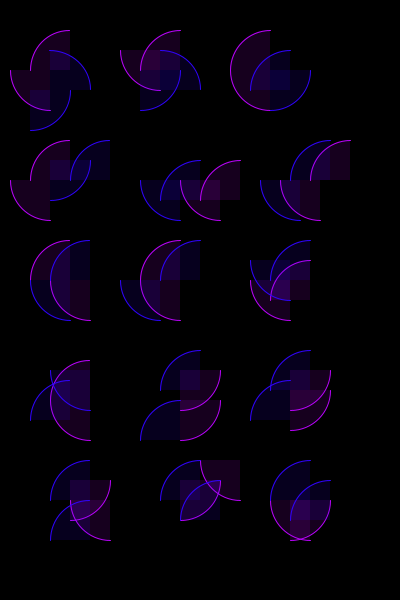
Frame 1 (no input)
Frame 60 (the mouse pressed at the canvas centre just before this capture): identical to frame 1, image omitted
Frame 120 (the mouse held since frame 60 and released just before this capture): identical to frame 1, image omitted

The Processing sketch that drew this single still picture (run headless with seeded random() and noise(); from frame 60 on, the mouse is pressed at the canvas centre):

// Processing sketch: processing_85925
// ── processing_85925.pde

void setup()
{size(400,600);

}

void draw()
{
stroke(#BB03FF);
background(0);
fill(#BB03FF,30);
//forme 1
arc(70,70,80,80,PI,PI/2+PI);
arc(50,70,80,80,PI/2,PI);
fill(#3003FF,30);
stroke(#3003FF);
arc(50,90,80,80,PI+PI/2,PI+PI);
arc(30,90,80,80,0,PI/2);
stroke(#BB03FF);
fill(#BB03FF,30);
//forme2
arc(180,70,80,80,PI,PI/2+PI);
arc(160,50,80,80,PI/2,PI);
fill(#3003FF,30);
stroke(#3003FF);
arc(160,90,80,80,PI+PI/2,PI+PI);
arc(140,70,80,80,0,PI/2);
//forme3
stroke(#BB03FF);
fill(#BB03FF,30);
arc(270,70,80,80,PI,PI/2+PI);
arc(270,70,80,80,PI/2,PI);
fill(#3003FF,30);
stroke(#3003FF);
arc(290,90,80,80,PI,PI/2+PI);
arc(270,70,80,80,0,PI/2);
//forme4
stroke(#BB03FF);
fill(#BB03FF,30);
arc(70,180,80,80,PI,PI/2+PI);
arc(50,180,80,80,PI/2,PI);
fill(#3003FF,30);
stroke(#3003FF);
arc(110,180,80,80,PI,PI/2+PI);
arc(50,160,80,80,0,PI/2);

//forme5
stroke(#BB03FF);
fill(#BB03FF,30);
arc(240,200,80,80,PI,PI/2+PI);
arc(220,180,80,80,PI/2,PI);
fill(#3003FF,30);
stroke(#3003FF);
arc(200,200,80,80,PI,PI/2+PI);
arc(180,180,80,80,PI/2,PI);

//forme6
stroke(#BB03FF);
fill(#BB03FF,30);
arc(350,180,80,80,PI,PI/2+PI);
arc(320,180,80,80,PI/2,PI);
fill(#3003FF,30);
stroke(#3003FF);
arc(330,180,80,80,PI,PI/2+PI);
arc(300,180,80,80,PI/2,PI);

//forme7
stroke(#BB03FF);
fill(#BB03FF,30);
arc(70,280,80,80,PI,PI/2+PI);
arc(90,280,80,80,PI/2,PI);
fill(#3003FF,30);
stroke(#3003FF);
arc(90,280,80,80,PI,PI/2+PI);
arc(70,280,80,80,PI/2,PI);

//forme8
stroke(#BB03FF);
fill(#BB03FF,30);
arc(180,280,80,80,PI,PI/2+PI);
arc(180,280,80,80,PI/2,PI);
fill(#3003FF,30);
stroke(#3003FF);
arc(200,280,80,80,PI,PI/2+PI);
arc(160,280,80,80,PI/2,PI);

//forme9
stroke(#BB03FF);
fill(#BB03FF,30);
arc(310,300,80,80,PI,PI/2+PI);
arc(290,280,80,80,PI/2,PI);
fill(#3003FF,30);
stroke(#3003FF);
arc(310,280,80,80,PI,PI/2+PI);
arc(290,260,80,80,PI/2,PI);

//forme10
stroke(#BB03FF);
fill(#BB03FF,30);
arc(90,400,80,80,PI,PI/2+PI);
arc(90,400,80,80,PI/2,PI);
fill(#3003FF,30);
stroke(#3003FF);
arc(70,420,80,80,PI,PI/2+PI);
arc(90,370,80,80,PI/2,PI);

//forme11
stroke(#BB03FF);
fill(#BB03FF,30);
arc(180,370,80,80,0,PI/2);
arc(180,400,80,80,0,PI/2);
fill(#3003FF,30);
stroke(#3003FF);
arc(180,440,80,80,PI,PI/2+PI);
arc(200,390,80,80,PI,PI/2+PI);

//forme12
stroke(#BB03FF);
fill(#BB03FF,30);
arc(290,370,80,80,0,PI/2);
arc(290,390,80,80,0,PI/2);
fill(#3003FF,30);
stroke(#3003FF);
arc(290,420,80,80,PI,PI/2+PI);
arc(310,390,80,80,PI,PI/2+PI);

//forme13
stroke(#BB03FF);
fill(#BB03FF,30);
arc(70,480,80,80,0,PI/2);
arc(110,500,80,80,PI/2,PI);
fill(#3003FF,30);
stroke(#3003FF);
arc(90,540,80,80,PI,PI/2+PI);
arc(90,500,80,80,PI,PI/2+PI);

//forme14
stroke(#BB03FF);
fill(#BB03FF,30);
arc(180,480,80,80,0,PI/2);
arc(240,460,80,80,PI/2,PI);
fill(#3003FF,30);
stroke(#3003FF);
arc(220,520,80,80,PI,PI/2+PI);
arc(200,500,80,80,PI,PI/2+PI);

//forme15
stroke(#BB03FF);
fill(#BB03FF,30);
arc(290,500,80,80,0,PI/2);
arc(310,500,80,80,PI/2,PI);
fill(#3003FF,30);
stroke(#3003FF);
arc(330,520,80,80,PI,PI/2+PI);
arc(310,500,80,80,PI,PI/2+PI);
}
